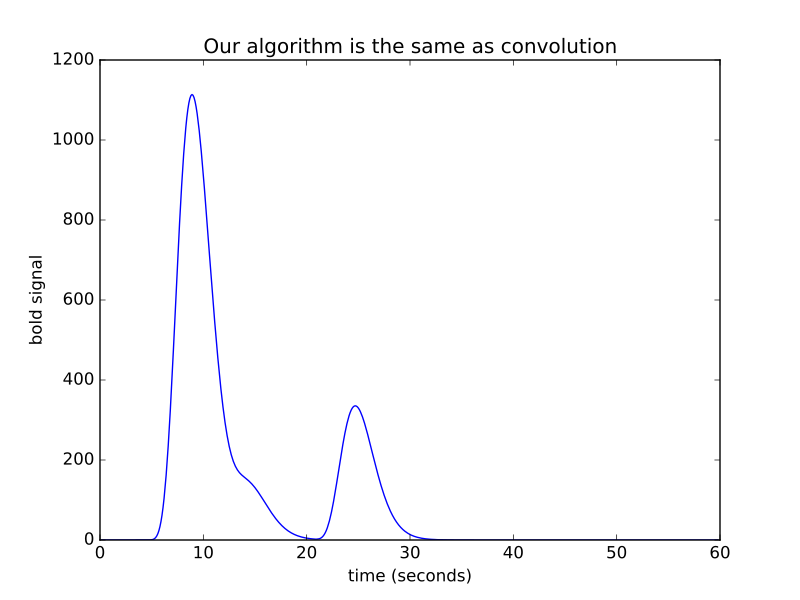

Generate this figure with Python:
bold_signal = np.convolve(neural_signal, hrf_signal)
plt.plot(times_and_tail, bold_signal)
# [...]
plt.xlabel('time (seconds)')
# <...>
plt.ylabel('bold signal')
# <...>
plt.title('Our algorithm is the same as convolution')
# <...>
